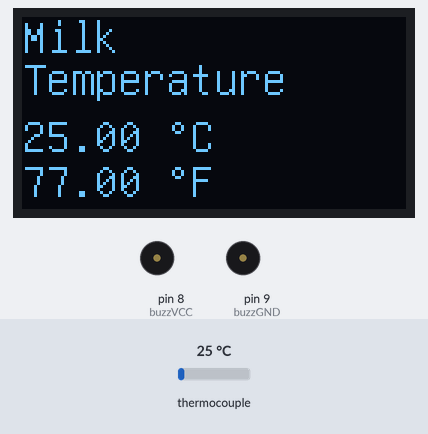
Bench run of a sketch on a simulated Arduino Uno, built with avr-gcc and run on an emulated ATmega328P. Shown: 128×64 one-colour display, buzzer (waves = sounding, pin HIGH). The test bench sets the inputs (shaded band); at power-on: thermocouple 25 °C. Pins used as bus, display or sensor lines are not drawn; what the sketch prints to the serial monitor is not drawn.

Above: at 1.2 s.
1.3 s: thermocouple set to 87 °C
At 3.0 s:
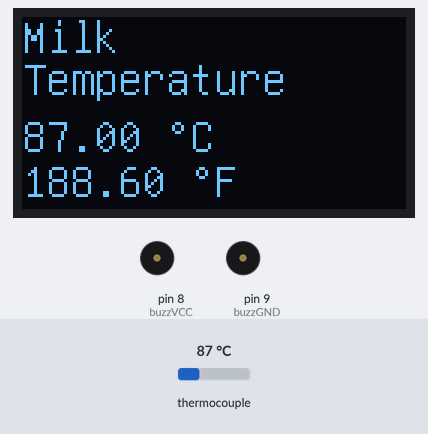
3.3 s: thermocouple set to 90 °C
At 4.48 s:
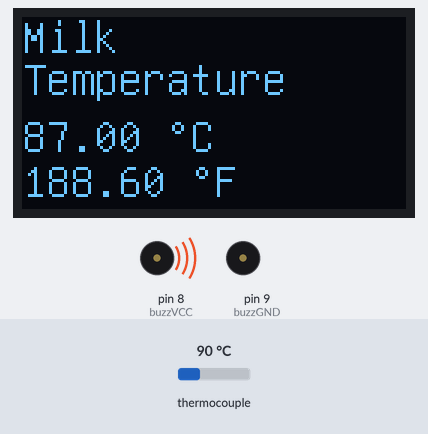
6.3 s: thermocouple set to 6 °C
At 9.0 s:
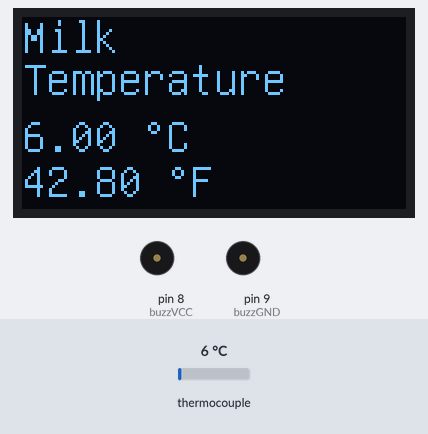
Timing chart, 0 to 10.5 s (numbered marks = the images above; inputs shaded):
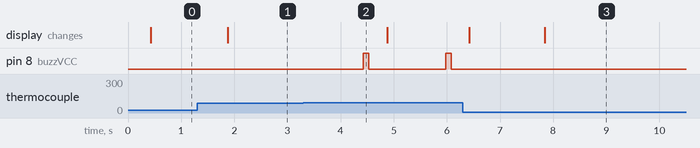

The sketch:

Version1_OLED.ino
```cpp
#include "max6675.h"
#include <Wire.h>
#include "U8glib.h"

U8GLIB_SH1106_128X64 u8g(U8G_I2C_OPT_NONE);

int soPin = 3;         // SO = Serial Out
int csPin = 4;         // CS = chip select CS pin
int sckPin = 5;        // SCK = Serial Clock pin
int ThermoVCC = 6;     // MAX6675 5V Power pin
int ThermoGND = 7;     // MAX6675 GND pin

int BlueVCC = 2;       // HC-06 5V Power pin

int buzzVCC = 8;       // Buzzer 5V Power pin
int buzzGND = 9;       // Buzzer GND Power pin

int blueVCC = 11;
int blueGND = 10;
int greenVCC = 13;
int greenGND = 12;
int yellowVCC = A3;
int yellowGND = A2;
int redVCC = A1;
int redGND = A0;

MAX6675 thermocouple(sckPin, csPin, soPin);

void setup() {
  pinMode(buzzVCC, OUTPUT);
  digitalWrite(buzzVCC, LOW);     // intially Power pin is kept at 0V because we don't want Buzzer to start ringing.

  pinMode(buzzGND, OUTPUT);
  digitalWrite(buzzGND, LOW);

  pinMode(ThermoVCC, OUTPUT);
  digitalWrite(ThermoVCC, HIGH);

  pinMode(ThermoGND, OUTPUT);
  digitalWrite(ThermoGND, LOW);

  pinMode(blueVCC, OUTPUT);
  digitalWrite(blueVCC, LOW);     // intially VCC pin of LED is kept at 0V because we don't want LED to glow.

  pinMode(blueGND, OUTPUT);
  digitalWrite(blueGND, LOW);

  pinMode(greenVCC, OUTPUT);
  digitalWrite(greenVCC, LOW);    // intially VCC pin of LED is kept at 0V because we don't want LED to glow.

  pinMode(greenGND, OUTPUT);
  digitalWrite(greenGND, LOW);

  pinMode(yellowVCC , OUTPUT);
  digitalWrite(yellowVCC , LOW);  // intially VCC pin of LED is kept at 0V because we don't want LED to glow.

  pinMode(yellowGND , OUTPUT);
  digitalWrite(yellowGND , LOW);

  pinMode(redVCC , OUTPUT);
  digitalWrite(redVCC , LOW);     // intially VCC pin of LED is kept at 0V because we don't want LED to glow.

  pinMode(redGND , OUTPUT);
  digitalWrite(redGND , LOW);

  Serial.begin(9600);
}

void draw(void) {
  u8g.setFont(u8g_font_unifont);
  u8g.setPrintPos(0, 12);
  u8g.print("Milk");
  u8g.setPrintPos(0, 26);
  u8g.print("Temperature");
  u8g.setFont(u8g_font_unifont);
  u8g.setPrintPos(0, 45);
  u8g.print(thermocouple.readCelsius());
  u8g.print(" ");
  u8g.print(char(176));      // ASCII code for the symbol " ° "
  u8g.print("C");
  u8g.setPrintPos(0, 60);
  u8g.print(thermocouple.readFahrenheit());
  u8g.print(" ");
  u8g.print(char(176));      // ASCII code for the symbol " ° "
  u8g.print("F");
}

void loop() {
   delay(100);
   double temp = thermocouple.readCelsius();
   Serial.println(temp);
   if (temp >= 50 && temp <= 51) {
      digitalWrite(buzzVCC, HIGH);
      delay(100);
      digitalWrite(buzzVCC, LOW);
   }

   if (temp >= 60 && temp <= 61) {
      digitalWrite(buzzVCC, HIGH);
      delay(100);
      digitalWrite(buzzVCC, LOW);
   }

   if (temp >= 70 && temp <= 71) {
      digitalWrite(buzzVCC, HIGH);
      delay(100);
      digitalWrite(buzzVCC, LOW);
   }

   if (temp >= 80 && temp <= 81) {
      digitalWrite(buzzVCC, HIGH);
      delay(100);
      digitalWrite(buzzVCC, LOW);
   }

   if (temp >= 90 && temp <= 91) {
      digitalWrite(buzzVCC, HIGH);
      delay(100);
      digitalWrite(buzzVCC, LOW);
   }

   if (temp >= 98) {
      digitalWrite(buzzVCC, HIGH);
      delay(100);
      digitalWrite(buzzVCC, LOW);
   }

   if (temp >= 60)
      digitalWrite(blueVCC, HIGH);      // turn on Blue LED
   else
      digitalWrite(blueVCC, LOW);       // turn off Blue LED
   if (temp >= 70)
      digitalWrite(greenVCC, HIGH);     // turn on Green LED
   else
      digitalWrite(greenVCC, LOW);      // turn off Green LED
   if (temp >= 80)
      digitalWrite(yellowVCC, HIGH);    // turn on Yellow LED
   else
      digitalWrite(yellowVCC, LOW);     // turn off Yellow LED
   if (temp >=90)
      digitalWrite(redVCC, HIGH);       // turn on Red LED
   else
      digitalWrite(redVCC, LOW);        // turn off Red LED

 u8g.firstPage();
 do {
   draw();
 } while (u8g.nextPage() );
 delay(1000);
}
```

Measured:
- the behaviour switches between 89 and 90 °C on thermocouple (found by bisection; images 1 and 2)
- after the input at 1.3 s, the display: changes after 0.58 s (image 1)
- after the input at 3.3 s, pin 8 (buzzVCC): alternates HIGH for 0.10 s and LOW for 1.4 s, starting after 1.1 s
- after the input at 6.3 s, pin 8 (buzzVCC): stops changing and stays LOW; the display: first changes after 0.12 s (image 3 shows a later state)
